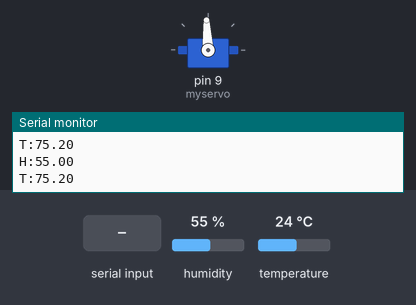
Bench run of a sketch on a simulated Arduino Uno, built with avr-gcc and run on an emulated ATmega328P. Parts: servo, the last lines printed to the serial monitor. The test bench sets the inputs (shaded band); at power-on: humidity 55 %, temperature 24 °C.

Above: at 1.2 s.
1.3 s: "L" received over Serial
At 2.0 s:
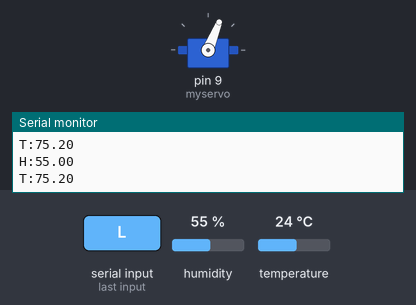
4.1 s: "R" received over Serial
At 4.7 s:
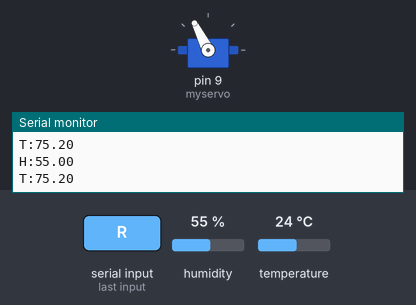
Timing chart, 0 to 7.1 s (numbered marks = the images above; inputs shaded):
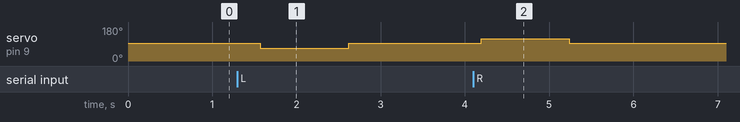

The sketch:

ServoSensorArduino.ino
```cpp
// from L to R: data (pin 4), power (5V), ground
#include <Servo.h>
#include <DHT11.h>
#define DHT11PIN 4  // digital pin 4

DHT11 dht11(DHT11PIN);
Servo myservo;

unsigned long myTime;
boolean servoMoved = false;
unsigned long servoTime;
unsigned long rateServo = 1000;  // how much to wait before returning servo to default position
unsigned long rateTemp = 0;  // how often to print temp/humidity (no delay)
unsigned long prevTime = 0;
String humiditytag = "H:";
String temperaturetag = "T:";
String printHumidity = "";
String printTemp = "";


void setup() {
  Serial.begin(9600);
  myservo.attach(9);  // servo pin 9
  myservo.writeMicroseconds(1500); // 1500 micros = 90 write

}

void loop() {
  myTime = millis();

  if (Serial.available() > 0 && !servoMoved) {
    char state = Serial.read();
    if (Serial.available() > 0) {
      Serial.readString();
    }

    if (state == 'L') {
        myservo.writeMicroseconds(1250);  // 1200 = 90 degrees left  // 1250 micros =  20 write
        servoMoved = true;
        servoTime = myTime;
      }
      if (state == 'R') {
        myservo.writeMicroseconds(1750);  // 1800 = 90 degrees right // 1750 micros = 160 write
        servoMoved = true;
        servoTime = myTime;
      }
  }

  // return to default position after 1 second
  if(servoMoved && myTime - servoTime > rateServo) {
      myservo.writeMicroseconds(1500);  // 1500 micros = 90 write
      servoMoved = false;
    }

  // printing humidity and temperature
  if(myTime - prevTime >= rateTemp) {
    prevTime = myTime;
    int temperature = 0;
    int humidity = 0;
    int result = dht11.readTemperatureHumidity(temperature, humidity);

    if (result == 0) {
      printHumidity = humiditytag + String((float)humidity);
      Serial.println(printHumidity);

      printTemp = temperaturetag + String((float)temperature * 1.8 + 32); // convert Celsius to Fahrenheit
      Serial.println(printTemp);
    }
    // else: error reading sensor
  }
}
```

Measured:
- after the input at 1.3 s, servo on pin 9 (myservo): 93° → 68° after 0.27 s, → 93° 1.0 s later
- after the input at 4.1 s, servo on pin 9 (myservo): 93° → 117° after 0.09 s, → 93° 1.0 s later
